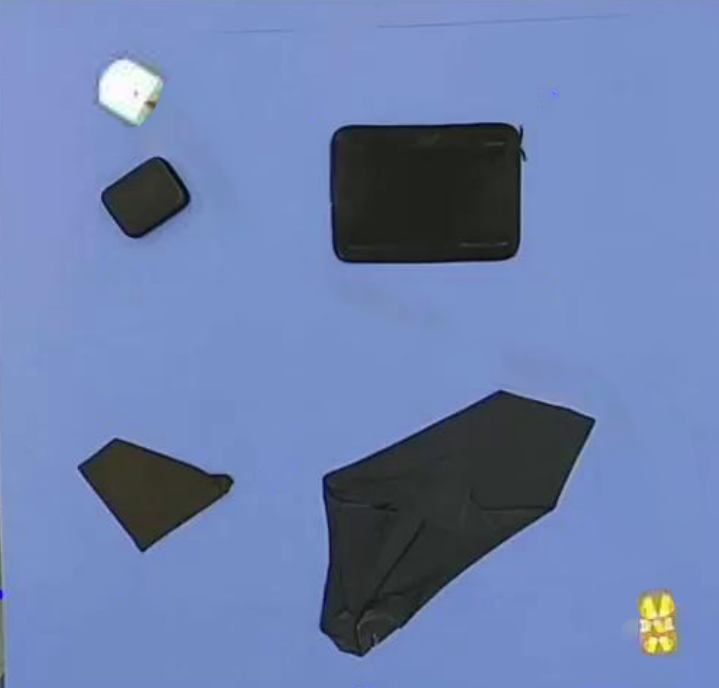
#> input picture Vision/example.png, 719 x 688 px
$ python camera_test.py
#> lines starting #> are read from the running program, lines starting #| are printed output that depends on the picture; after the words box and inside, x2 and y2 are one past the last pixel; in counts of white or black regions, pixels touching at a corner belong together
### Vision/vision.py
import cv2
import numpy as np
from dataclasses import dataclass
from copy import deepcopy
import matplotlib.pyplot as plt


@dataclass
class Obstacles:
    contour: list = None
    expanded_contour: list = None
    center: np.ndarray = None
    color: np.ndarray = None


@dataclass
class Robot:
    contour: list = None
    center: np.ndarray = None
    length: float = 60
    color: np.ndarray = None
    orientation: float = None
    red_point: np.ndarray = None


@dataclass
class Goal:
    contour: list = None
    center: np.ndarray = None
    color: np.ndarray = None


class Vision():
    def __init__(self):
        self.actual_frame = cv2.imread('../Vision/example.png', cv2.IMREAD_COLOR)
#> self.actual_frame is the input picture: shape (688, 719, 3); mean B, G, R 174.7, 128.6, 108.7
        self.actual_frame = cv2.cvtColor(self.actual_frame, cv2.COLOR_BGR2RGB)
        self.blurred_frame = cv2.medianBlur(self.actual_frame, 9)
        self.gray_frame = cv2.imread('../Vision/example.png', cv2.IMREAD_GRAYSCALE)
#> self.gray_frame: shape (688, 719); min 4, max 254, mean 127.2
        self.obstacles = Obstacles()
        self.robot = Robot()
        self.goal = Goal()
        self.vc = None
        self.obstacles.color = np.array([31, 33, 28])
        self.robot.color = np.array([254, 247, 254])
        self.goal.color = np.array([170, 163, 81])
        self.status = None
        self.threshold = 50
    # [4 lines left out: function set_colors, not called in this run]

    def disconnect_camera(self):
        self.vc.release()

    def connect_camera(self, camera_number):
#> in color_compare, `_, img_bin = cv2.threshold(img_gray, threshold, 10, cv2.THRESH_BINARY)`:
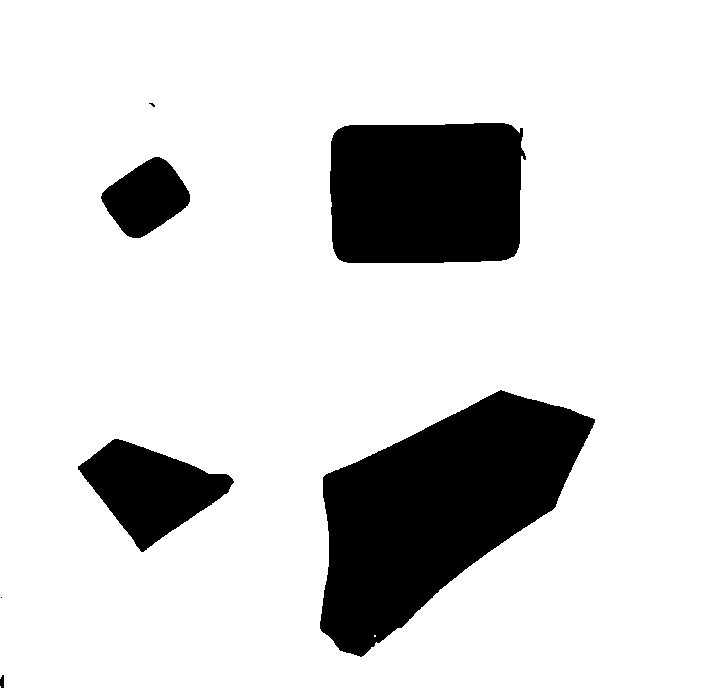
#> img_bin: shape (688, 719) float64; values 0 (black) and 10 (white), 84% white; 7 black regions (2 under 20 px)
#> in polygon_detection, `contours, _ = cv2.findContours(threshold, cv2.RETR_TREE, cv2.CHAIN_APP..`: contours = 9 contours, 4 with area under 20; largest, box (x1, y1, x2, y2) and area: (0, 0, 719, 688) 493218, (319, 389, 596, 658) 40113, (329, 122, 527, 264) 26168, (77, 438, 235, 553) 9300, (100, 156, 191, 239) 4630
#> in polygon_detection, `contours, _ = cv2.findContours(threshold, cv2.RETR_TREE, cv2.CHAIN_APP..`: threshold: shape (688, 719); values 0 (black) and 10 (white), 84% white; 7 black regions (2 under 20 px), largest, box (x1, y1, x2, y2) and area: (320, 390, 595, 657) 39730, (330, 123, 526, 263) 25852, (78, 439, 234, 552) 9128, (101, 157, 190, 238) 4523, (0, 675, 4, 688) 44
#> the loop in polygon_detection, `for cnt in contours:` made 9 passes
#> (approx, area) on passes 2, 4, 7, 8: ([[0, 0], [4, 687], [718, 687], [718, 0]], 491892), ([[77, 466], [118, 438], [234, 482], [141, 552]], 8765), ([[159, 156], [190, 201], [129, 237], [101, 193]], 3724.5), ([[523, 128], [513, 257], [336, 257], [338, 128]], 23349)
#> area on pass 5: 41130.5
#> after the loop in polygon_detection, `for cnt in contours:`: approx_array = 4 items
#> in color_compare (call 2), `_, img_bin = cv2.threshold(img_gray, threshold, 10, cv2.THRESH_BINARY)`: img_bin: shape (688, 719) float64; values 0 (black) and 10 (white), 99.5% white; 2 black regions
#> in polygon_detection (call 2), `contours, _ = cv2.findContours(threshold, cv2.RETR_TREE, cv2.CHAIN_APP..`: contours = 3 contours; box (x1, y1, x2, y2) and area: (0, 0, 719, 688) 493266, (99, 59, 159, 121) 2397, (641, 622, 648, 630) 33
#> in polygon_detection (call 2), `contours, _ = cv2.findContours(threshold, cv2.RETR_TREE, cv2.CHAIN_APP..`: threshold: shape (688, 719); values 0 (black) and 10 (white), 99.5% white; 2 black regions, box (x1, y1, x2, y2) and area: (100, 60, 158, 120) 2319, (642, 623, 647, 629) 25
#> the loop in polygon_detection (call 2), `for cnt in contours:` made 3 passes
#> area on passes 2 to 3: 33, 2110
#> (approx, area) on pass 1: ([[0, 0], [0, 687], [718, 687], [718, 0]], 493266)
#> in get_biggest_area_cnt, `area = []`: area = []
#> the loop in get_biggest_area_cnt, `for cnt in contours:` made 1 pass
#> after the loop in get_biggest_area_cnt, `for cnt in contours:`: area = [2110]
#> in get_biggest_area_cnt, `max_area = max(area)`: max_area = 2110
#> call 3 of color_compare, with color = array of shape (3,), threshold = 40
#> in color_compare (call 3), `img_gray = np.mean(img_color, axis=2)`:
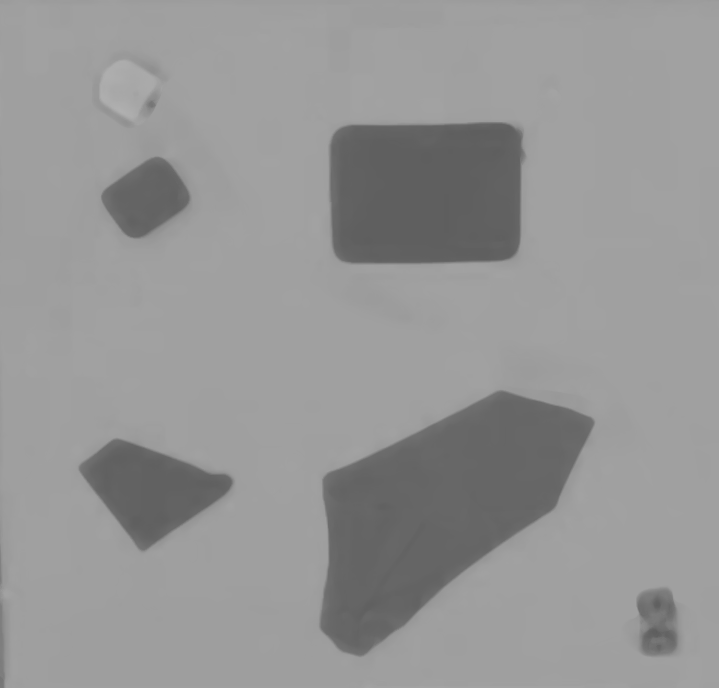
#> img_gray: shape (688, 719) float64; min 93.33, max 176.7, mean 149.9
#> in color_compare (call 3), `_, img_bin = cv2.threshold(img_gray, threshold, 10, cv2.THRESH_BINARY)`: img_bin: shape (688, 719) float64; every value is 10
#> in polygon_detection (call 3), `contours, _ = cv2.findContours(threshold, cv2.RETR_TREE, cv2.CHAIN_APP..`: threshold: shape (688, 719); every value is 10
#> in update_robot, `red_point_cnt = polygon_detection(red_point_tresh.astype(np.uint8), 5,..`: red_point_cnt = []
#> in color_compare (call 4), `_, img_bin = cv2.threshold(img_gray, threshold, 10, cv2.THRESH_BINARY)`: img_bin: shape (688, 719) float64; values 0 (black) and 10 (white), 99.3% white; 12 black regions (7 under 20 px)
#> in polygon_detection (call 4), `contours, _ = cv2.findContours(threshold, cv2.RETR_TREE, cv2.CHAIN_APP..`: contours = 29 contours, 19 with area under 20; largest, box (x1, y1, x2, y2) and area: (0, 0, 719, 688) 492776, (635, 587, 681, 657) 2602, (125, 58, 164, 122) 570, (99, 100, 136, 125) 112, (646, 602, 655, 619) 78
#> in polygon_detection (call 4), `contours, _ = cv2.findContours(threshold, cv2.RETR_TREE, cv2.CHAIN_APP..`: threshold: shape (688, 719); values 0 (black) and 10 (white), 99.3% white; 12 black regions (7 under 20 px), largest, box (x1, y1, x2, y2) and area: (636, 588, 680, 656) 2210, (126, 59, 163, 121) 489, (0, 604, 5, 677) 305, (0, 472, 3, 583) 160, (99, 99, 135, 124) 77
#> the loop in get_biggest_area_cnt (call 2), `for cnt in contours:` made 2 passes
#> area_tmp on passes 1 to 2: 2286.5, 470
        self.vc = cv2.VideoCapture(camera_number)

    def update_frame(self):
        captured = False
        while not captured:
            captured, self.actual_frame = self.vc.read()
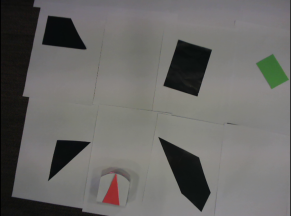
#> input picture test/example.png, 292 x 216 px, given in place of the camera
#> self.actual_frame is the input picture: shape (216, 292, 3); mean B, G, R 103.1, 105.4, 106.5

        self.blurred_frame = cv2.medianBlur(self.actual_frame, 9)
#> self.blurred_frame: shape (216, 292, 3)
        self.gray_frame = cv2.cvtColor(self.actual_frame, cv2.COLOR_RGB2GRAY)
#> self.gray_frame: shape (216, 292)

    def update(self):
        """
        Updates (obstacles robots aim)_array and _mask
        """
        self.update_obstacles()
        self.update_robot()
        self.update_goal()

    def update_obstacles(self):
        obstacle_thresh = color_compare(self.actual_frame, self.obstacles.color, self.threshold)
#> in color_compare (call 5), `img_color = abs(img - color)`:
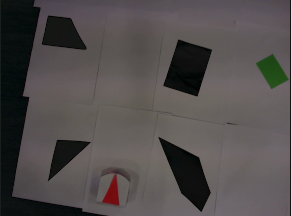
#> img_color: shape (216, 292, 3) int64; mean B, G, R 77, 77.5, 82.1
#> in color_compare (call 5), `_, img_bin = cv2.threshold(img_gray, threshold, 10, cv2.THRESH_BINARY)`: img_bin: shape (216, 292) float64; values 0 (black) and 10 (white), 80.2% white; 11 black regions (3 under 20 px)
        self.obstacles.contour = polygon_detection(obstacle_thresh.astype(np.uint8), 400,
                                                   0.9 * self.actual_frame.shape[0] * self.actual_frame.shape[1])
#> in polygon_detection (call 5), `contours, _ = cv2.findContours(threshold, cv2.RETR_TREE, cv2.CHAIN_APP..`: contours = 12 contours, 5 with area under 20; largest, box (x1, y1, x2, y2) and area: (12, 0, 290, 216) 55787, (163, 39, 213, 97) 1811, (158, 136, 212, 213) 1781, (41, 15, 88, 51) 1086, (47, 139, 91, 182) 799, (256, 54, 289, 88) 563, (103, 181, 120, 206) 232
#> in polygon_detection (call 5), `contours, _ = cv2.findContours(threshold, cv2.RETR_TREE, cv2.CHAIN_APP..`: threshold: shape (216, 292); values 0 (black) and 10 (white), 80.2% white; 11 black regions (3 under 20 px), largest, box (x1, y1, x2, y2) and area: (0, 0, 106, 216) 6376, (164, 40, 212, 96) 1732, (159, 137, 211, 212) 1696
        self.obstacles.center = self.get_centroid(self.obstacles.contour)
        self.obstacles.expanded_contour = self.expand_contours()

    # [19 lines left out: function create_mask_obstacles, not called in this run]

    def expand_contours(self):
        """
        This method expands the corners of the obstacles contours by 0.5 * the robot length
        """
        exp_cnt = deepcopy(self.obstacles.contour)
        for i, cnt in enumerate(self.obstacles.contour):
            for j, corner in enumerate(cnt):
                e1 = cnt[(j - 1) % cnt.shape[0]] - corner
                e2 = cnt[(j + 1) % cnt.shape[0]] - corner
                bissec = (e1 / np.linalg.norm(e1) + e2 / np.linalg.norm(e2))
                exp_cnt[i][j] = corner - self.robot.length / 2 * bissec / np.linalg.norm(bissec)

        return exp_cnt

    def update_robot(self):
        robot_thresh = color_compare(self.blurred_frame, self.robot.color, self.threshold)
#> in color_compare (call 6), `_, img_bin = cv2.threshold(img_gray, threshold, 10, cv2.THRESH_BINARY)`:
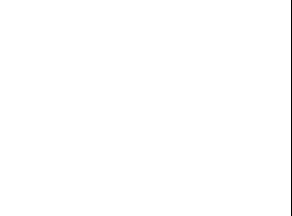
#> img_bin: shape (216, 292) float64; values 0 (black) and 10 (white), 99.7% white; black in thin lines or dots, all inside (x1, y1, x2, y2) = (291, 0, 292, 216)
        self.robot.contour = self.get_biggest_area_cnt(polygon_detection(robot_thresh.astype(np.uint8), 400,
                                               0.9 * self.actual_frame.shape[0] * self.actual_frame.shape[1]))
        self.robot.center = self.get_centroid(self.robot.contour)

        red_point_tresh = color_compare(self.blurred_frame, np.array([255, 0, 0]), 40)
#> in color_compare (call 7), `img_gray = np.mean(img_color, axis=2)`:
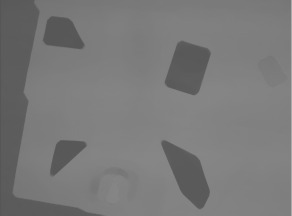
#> img_gray: shape (216, 292) float64; min 85.33, max 170, mean 121.4
#> in color_compare (call 7), `_, img_bin = cv2.threshold(img_gray, threshold, 10, cv2.THRESH_BINARY)`: img_bin: shape (216, 292) float64; every value is 10
        red_point_cnt = polygon_detection(red_point_tresh.astype(np.uint8), 5, 2000)
#> in polygon_detection (call 7), `contours, _ = cv2.findContours(threshold, cv2.RETR_TREE, cv2.CHAIN_APP..`: threshold: shape (216, 292); every value is 10

        if (red_point_cnt != []) & (self.robot.center.size != 0):
            self.robot.red_point = self.get_centroid(red_point_cnt)
            self.robot.orientation = np.arctan2(self.robot.red_point[0, 1] - self.robot.center[0, 1],
                                            self.robot.red_point[0, 0] - self.robot.center[0, 0])


    def create_mask_robot(self, img):
        """
        This method creates a mask of the robot

        Input:
        - img : the image on which the mask will be added

        Output:
        - the image with the mask
        """
        if (self.robot.red_point.size != 0) & (self.robot.center.size != 0):
            center = self.robot.center.astype(int)
            red_pt = self.robot.red_point.astype(int)
            img = cv2.line(img, (center[0, 0], center[0, 1]), (red_pt[0, 0], red_pt[0, 1]), (0, 0, 255), 6)
        return create_mask(self.robot.contour, img, [0, 0, 255])

    def update_goal(self):
        goal_thresh = color_compare(self.blurred_frame, self.goal.color, self.threshold)
#> in color_compare (call 8), `img_gray = np.mean(img_color, axis=2)`:
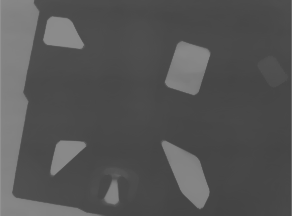
#> img_gray: shape (216, 292) float64; min 67.33, max 147, mean 84.2
        self.goal.contour = self.get_biggest_area_cnt(polygon_detection(goal_thresh.astype(np.uint8), 400,
                                              0.9 * self.actual_frame.shape[0] * self.actual_frame.shape[1]))
        self.goal.center = self.get_centroid(self.goal.contour)

    def create_mask_goal(self, img):
        """
        This method creates a mask of the aim

        Input:
        - img : the image on which the mask will be added

        Output:
        - the image with the mask
        """
        return create_mask(self.goal.contour, img, [0, 255, 0])

    def create_full_mask(self):
        """
        This method create a mask of the obstacles, the robot and the aim, based on the latest frame

        Output:
        - the image with the mask
        """
        return self.create_mask_obstacles(self.create_mask_robot(self.create_mask_goal(self.actual_frame.copy())))

    def get_centroid(self, contour_array):
        """
        This method returns the centroid of each contour in contour_array

        Input:
        - contour_array: an array containing all contours

        Output:
        - the centroid of all the contours
        """
        centroid = np.zeros((len(contour_array), 2))
        for i, cnt in enumerate(contour_array):
            M = cv2.moments(cnt)
            centroid[i, 0] = int(M['m10'] / M['m00'])
            centroid[i, 1] = int(M['m01'] / M['m00'])
        return centroid

    def get_biggest_area_cnt(self, contours):
        area = []
        if contours == []:
            return []
        for cnt in contours:
            area_tmp = cv2.contourArea(cnt)
            area.append(area_tmp)
        max_area = max(area)
        return [contours[area.index(max_area)]]


def create_mask(contours, img_mask, color):
    """
    This method creates a mask of the contours in the given color

    Input:
    - contours : the array of contours to be added on the image
    - img_mask : the image on which the mask will be added
    - color    : [r g b] array

    Output:
    - the image with the mask
    """
    for cnt in contours:
        cv2.drawContours(img_mask, [cnt], 0, (color[0], color[1], color[2]), 2)
    return img_mask


def polygon_detection(threshold, min_area, max_area):
    """
    This method creates a contours array

    Input:
    - img_color : the image in color
    - img_grayscale : the image in grayscale
    - area_min    : the minimal area for a contour
    - condition   : additional condition
            Input :
                - the image in color
                - the image in grayscale
                - the contour
            Output:
                - boolean, if the contour is valid

    Output:
    - the array of contours
    """
    # Converting image to a binary image
    # (black and white only image).
    # _, threshold = cv2.threshold(img_grayscale, 110, 255,
    #                              cv2.THRESH_BINARY)

    # Detecting shapes in image by selecting region
    # with same colors or intensity.
    contours, _ = cv2.findContours(threshold, cv2.RETR_TREE,
                                   cv2.CHAIN_APPROX_SIMPLE)
    approx_array = []
    # Searching through every region selected to
    # find the required polygon.
    for cnt in contours:
        approx = cv2.approxPolyDP(cnt, 0.03 * cv2.arcLength(cnt, True), True)
        area = cv2.contourArea(approx)
        # Shortlisting the regions based on there area.
        if min_area < area < max_area:
            approx_array.append(approx.reshape(-1, 2))
    # Showing the image along with outlined arrow.
    return approx_array


def color_compare(img, color, threshold):
    img_color = abs(img - color)
    img_gray = np.mean(img_color, axis=2)
    _, img_bin = cv2.threshold(img_gray, threshold, 10, cv2.THRESH_BINARY)
    return img_bin

### Vision/camera_test.py
import cv2
from vision import *
import numpy as np

cv2.namedWindow("preview")
vision = Vision()

vision.connect_camera(0)
vision.update()
color_goal = np.array([200, 195, 53])
vision.goal.color = color_goal
while 1:
    vision.update_frame()
    vision.update()
#> (the run stopped early here; a loop or call above may not have finished)
